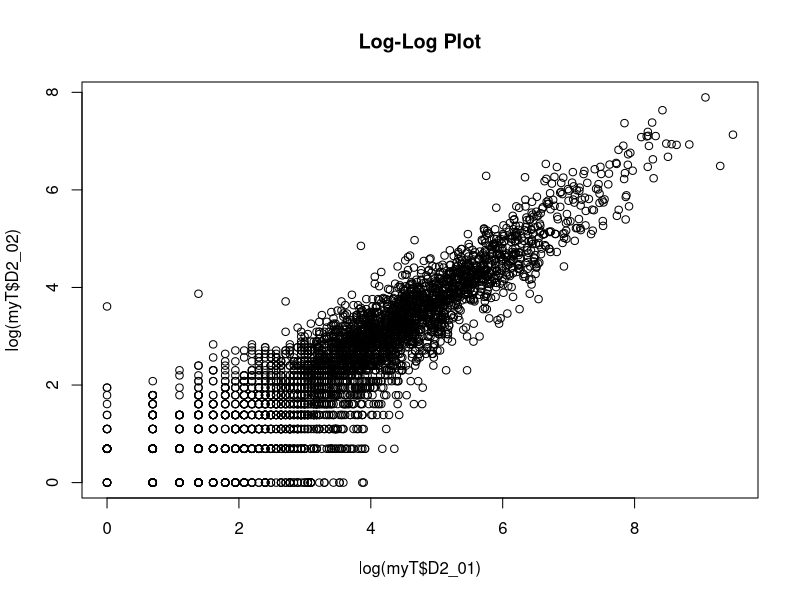
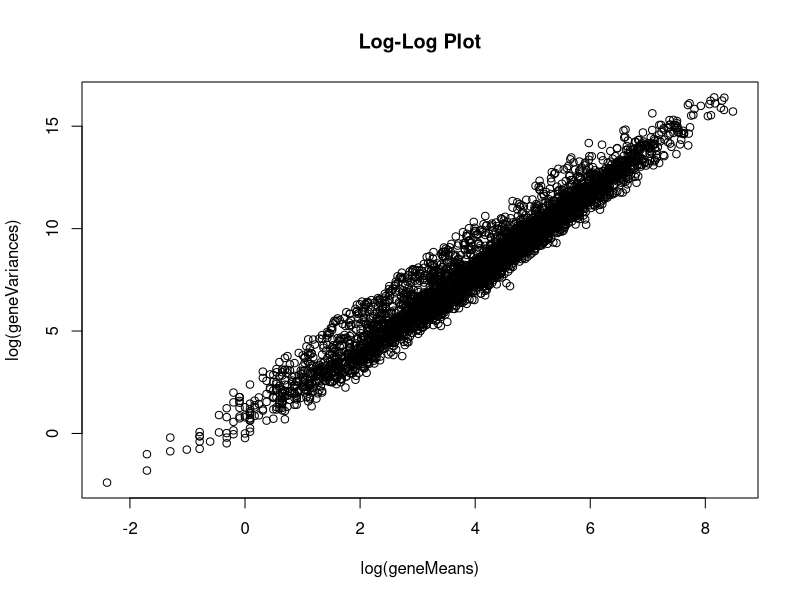
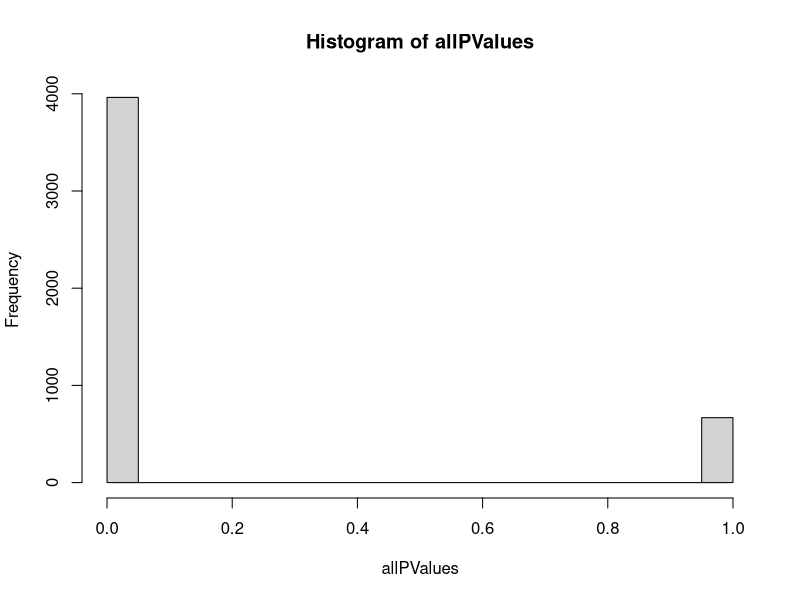
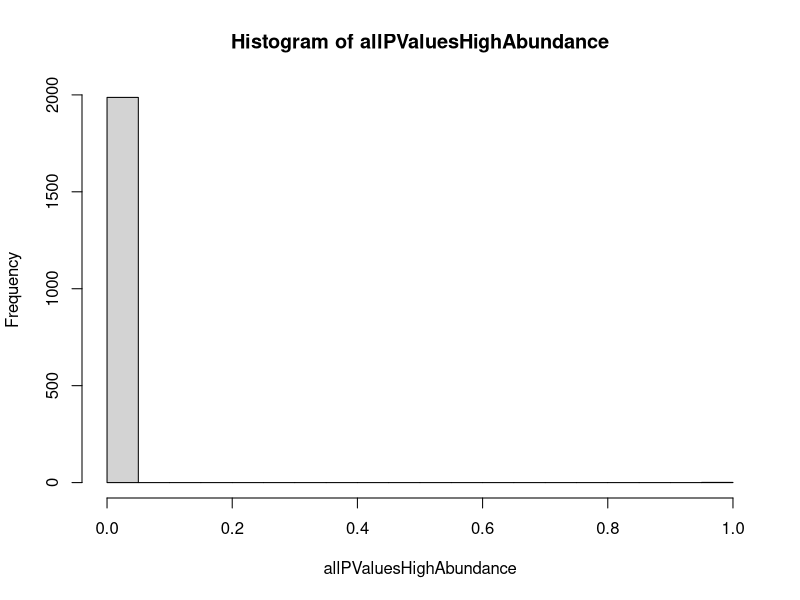
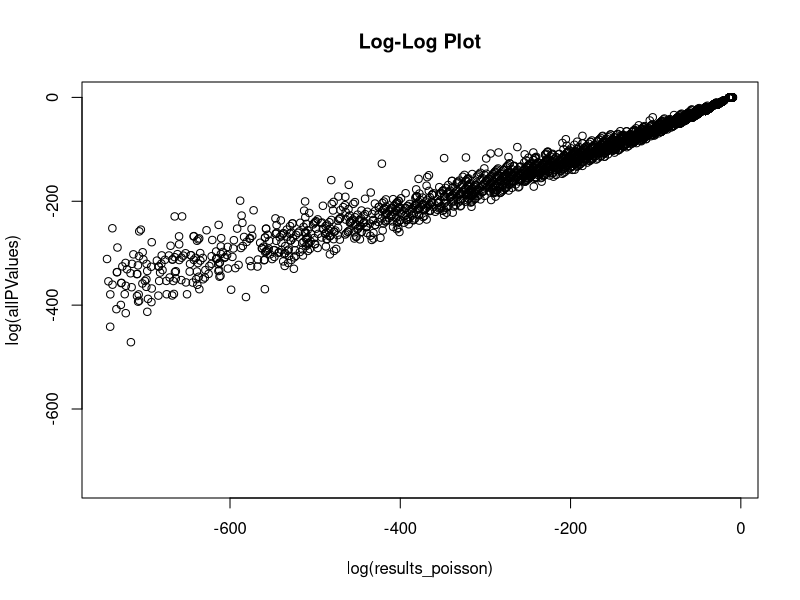

R code for these plots, in order:
## Lab 4 ## Hussian Maanaki ## Hmaanaki@uncc.edu

# Question 1
setwd("C:\\Users\\hmaanaki\\Desktop\\Advanced Statistics\\Lab 4")
myT <- read.table("nc101_scaff_dataCounts.txt",header=TRUE,row.names=1)

# Question 2
plot(log(myT$D2_01), log(myT$D2_02), main = 'Log-Log Plot')

# It appears that the two biological replicates have similar 
# patterns of gene expression as seen by the plot

# Question 3
geneMeans <- rowMeans(myT)
geneVariances <- apply(myT,1,var)

plot(log(geneMeans),log(geneVariances), main = 'Log-Log Plot')

# Based on the plot it appears that the mean does not equal
# the variance. It appears that the variance is larger than the mean

# Question 4

geneCountD201 <- myT['NC101_00003', 'D2_01']
geneTotalCountD201 <- sum(myT$D2_01)
geneCountD202 <- myT['NC101_00003', 'D2_02']
geneTotalCountD202 <- sum(myT$D2_02)

contTable <- matrix(c(geneCountD201,geneTotalCountD201-geneCountD201
                      ,geneCountD202,geneTotalCountD202-geneCountD202), ncol = 2)
colnames(contTable) <- c('Seq in D2_01','Seq in D2_02')
rownames(contTable) <- c('Assigned to NC101_00003', ' Not assigned to NC101_00003')

contTable

fisher.test(contTable, alternative = "two.sided")$p.value

# Question 5

allPValues <- vector()

for(row in 1:nrow(myT)){
  gene <- myT[row,1:2]
  contTableVariable <- matrix(c(gene$D2_01, geneTotalCountD201-gene$D2_01,
                                gene$D2_02, geneTotalCountD202-gene$D202), ncol = 2)
  
  allPValues[row] <- fisher.test(contTableVariable, alternative = "two.sided")$p.value
  rm(contTableVariable)
}

hist(allPValues,breaks = 20)
# Appears that the p-values are more significant than
# we would expect under the uniform distribution

# Removing low abundance genes
allPValuesHighAbundance <- vector()
myTHighAbundanceGenes <- myT[(myT$D2_01 + myT$D2_02 > 50),]

geneCountD201 <- myTHighAbundanceGenes['NC101_00003', 'D2_01']
geneTotalCountD201 <- sum(myTHighAbundanceGenes$D2_01)
geneCountD202 <- myTHighAbundanceGenes['NC101_00003', 'D2_02']
geneTotalCountD202 <- sum(myTHighAbundanceGenes$D2_02)

for(row in 1:nrow(myTHighAbundanceGenes)){
  gene <- myTHighAbundanceGenes[row,1:2]
  contTableVariable <- matrix(c(gene$D2_01, geneTotalCountD201-gene$D2_01,
                                gene$D2_02, geneTotalCountD202-gene$D202), ncol = 2)
  contTableVariable
  allPValuesHighAbundance[row] <- fisher.test(contTableVariable, alternative = "two.sided")$p.value
  rm(contTableVariable)
}

hist(allPValuesHighAbundance,breaks = 20)

# Appears that all of the genes were more significant than expected under the unifrm distribution still 

# Question 6
myT_add_1 <- myT + 1

geneCountD201 <- myT_add_1['NC101_00003', 'D2_01']
geneTotalCountD201 <- sum(myT_add_1$D2_01)
geneCountD202 <- myT_add_1['NC101_00003', 'D2_02']
geneTotalCountD202 <- sum(myT_add_1$D2_02)

expected_freq_NC101_00003D202 <- geneCountD201/geneTotalCountD201
poisson.test(geneCountD202, expected_freq_NC101_00003D202,alternative = "two.sided")

# Question 7

results_poisson <- vector()
myT <- read.table("nc101_scaff_dataCounts.txt",header=TRUE,row.names=1)

for(row in 1:nrow(myT)){
  gene <- myT_add_1[row,1:2]
  expected_freq_D201 <- gene[1,1] / geneTotalCountD201
  counts_D202 <- gene[1,2]
  
  results_poisson[row] <- poisson.test(counts_D202, expected_freq_D201, alternative = "two.sided")$p.value
}

plot(log(results_poisson), log(allPValues), main = 'Log-Log Plot')

# They appear to correlate very well but are not exactly equal
